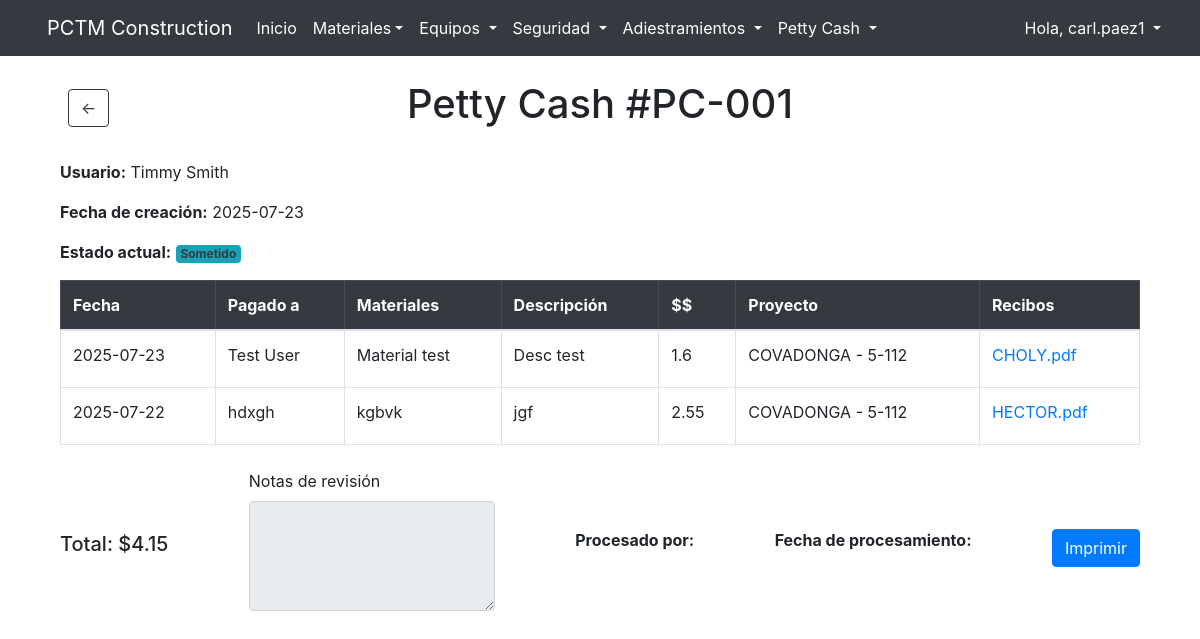
Screenshot of /pettycash/1/view (signed in) with the database file from the repository.
### website/models.py (models this page shows, shortened)
class User(db.Model, UserMixin):
    id = db.Column(db.Integer, primary_key=True)
    email = db.Column(db.String(150), unique = True)
    username = db.Column(db.String(10), unique = True)
    password = db.Column(db.String(150))
    first_name = db.Column(db.String(150))
    last_name = db.Column(db.String(150))
    group = db.Column(db.String(50), default='standard')

class PettyCash(db.Model):
    id = db.Column(db.Integer, primary_key=True)
    petty_num = db.Column(db.String(10), nullable=False, unique=True)
    date = db.Column(db.DateTime(timezone=True), default=func.now())
    user_id = db.Column(db.Integer, db.ForeignKey('user.id'))
    user = db.relationship('User', foreign_keys=[user_id], backref='petty_cash')
    total_amount = db.Column(db.Float, default=0.0)   # ✅ ADD THIS HERE
    status = db.Column(db.String(20), default='No Completado')  # ✅ Optional status field
    processed_date = db.Column(db.DateTime(timezone=True), nullable=True)
    processed_by_id = db.Column(db.Integer, db.ForeignKey('user.id'), nullable=True)
    processed_by = db.relationship('User', foreign_keys=[processed_by_id])
    review_notes = db.Column(db.Text, nullable=True)
    pettycashitems = db.relationship('PettyCashItems', backref='petty_cash', cascade="all, delete-orphan")

class PettyCashItems(db.Model):
    id = db.Column(db.Integer, primary_key=True)
    date = db.Column(db.DateTime(timezone=True))
    paid_to = db.Column(db.String(50), nullable=False)
    material = db.Column(db.String(500), nullable=False)
    description = db.Column(db.String(500), nullable=False)
    quantity = db.Column(db.Float)
    project_id = db.Column(db.Integer, db.ForeignKey('projects.id'), nullable=False)
    project = db.relationship('Projects', backref='petty_cash_items')
    pettycash_id = db.Column(db.Integer, db.ForeignKey('petty_cash.id'), nullable=False)

class Projects(db.Model):
    id = db.Column(db.Integer, primary_key=True)
    project= db.Column(db.String(100), nullable = False)
    jobnumber = db.Column(db.String(10))
    engineer = db.Column(db.String(150))
    email=db.Column(db.String(150))

class PettyCashItemsDocs(db.Model):
    id = db.Column(db.Integer, primary_key=True)
    filename = db.Column(db.String(500), nullable=False)
    filepath = db.Column(db.String(500), nullable=False)
    pettycashitem_id = db.Column(db.Integer, db.ForeignKey('petty_cash_items.id'), nullable=False)
    item = db.relationship("PettyCashItems", backref="docs")

### website/views.py (the view)
@views.route('/pettycash/<int:petty_id>/view', methods=['GET', 'POST'])
@login_required
def view_pettycash(petty_id):
    if current_user.group not in ['admin', 'manager']:
        flash("Acceso denegado", category='error')
        return redirect(url_for('views.home'))
    petty = PettyCash.query.get_or_404(petty_id)
    items = PettyCashItems.query.filter_by(pettycash_id=petty.id).all()
    all_projects = Projects.query.all()
    return render_template('view_pettycash.html', petty=petty, items=items, user=current_user, all_projects=all_projects)

### website/templates/view_pettycash.html (shortened to what this page needs)
{% extends "base.html" %}
{% block content %}
<div class="container mt-4">
    <div class="mb-4">
      <div class="position-relative" style="height: 56px;">
        <a href="#"
          onclick="history.go(-1)"
          class="btn btn-outline-dark position-absolute"
          style="top: 50%; left: 0; transform: translateY(-50%); margin-left: 8px;">
          &#8592;
        </a>
        <h1 class="mb-0 position-absolute w-100 text-center"
            style="pointer-events: none;" >
            Petty Cash #{{ petty.petty_num }}
        </h1>
      </div>
    </div>
  <p><strong>Usuario:</strong> {{ petty.user.first_name }} {{ petty.user.last_name }}</p>
  <p><strong>Fecha de creación:</strong> {{ petty.date.strftime('%Y-%m-%d') }}</p>
  <p><strong>Estado actual:</strong> <span class="badge bg-info text-dark">{{ petty.status }}</span></p>
  <form method="POST" enctype="multipart/form-data">
    <table class="table table-bordered mt-3">
      <thead class="table-dark">
        <tr>
          <th>Fecha</th>
          <th>Pagado a</th>
          <th>Materiales</th>
          <th>Descripción</th>
          <th>$$</th>
          <th>Proyecto</th>
          <th>Recibos</th>
        </tr>
      </thead>
      <tbody>
        {% for item in items %}
        <tr>
          <td>{{ item.date.strftime('%Y-%m-%d') }}</td>
          <td>{{ item.paid_to }}</td>
          <td>{{ item.material }}</td>
          <td>{{ item.description }}</td>
          <td>
            {{ item.quantity }}
          </td>
          <td>
            {% for project in all_projects %}
              {% if item.project_id == project.id %}
                {{ project.project }} - {{ project.jobnumber }}
              {% endif %}
            {% endfor %}
          </td>
          <td>
            {% for doc in item.docs %}
              <div class="uploaded-doc d-flex align-items-center mb-2">
                <a href="{{ url_for('static', filename='pettycash/' ~ doc.filename) }}" target="_blank" class="me-2">{{ doc.filename }}</a>
                </div>
            {% endfor %}
          </td>
        </tr>
        {% endfor %}
      </tbody>
    </table>
    <div class="d-flex justify-content-between align-items-center mt-4">
      <div>
        <h5>Total: ${{ '%.2f'|format(petty.total_amount) }}</h5>
      </div>
      <div class="form-group">
        <label for="review_notes">Notas de revisión</label>
        <textarea class="form-control" rows="4" disabled>{{ petty.review_notes or '' }}</textarea>
      </div>
    <p><strong>Procesado por:</strong> {{ petty.processed_by.first_name}} {{petty.processed_by.last_name if petty.processed_by else '' }}</p>
    <p><strong>Fecha de procesamiento:</strong> {{ petty.processed_date.strftime('%Y-%m-%d %H:%M') if petty.processed_date else '' }}</p>
      <div>
        <a href="{{ url_for('views.generate_petty_pdf', petty_id=petty.id) }}"
            target="_blank"
            class="btn btn-primary">
            Imprimir
        </a>
      </div>
    </div>
  </form>
</div>
<br />
{% endblock %}

### website/templates/base.html (shortened to what this page needs)
<!DOCTYPE html>
<html>
  <head>
    <link
      rel="stylesheet"
      href="https://stackpath.bootstrapcdn.com/bootstrap/4.4.1/css/bootstrap.min.css"
    />
    <link
      rel="stylesheet"
      href="https://stackpath.bootstrapcdn.com/font-awesome/4.7.0/css/font-awesome.min.css"
    />
    <link rel="stylesheet" href="https://cdn.jsdelivr.net/npm/bootstrap-icons@1.11.3/font/bootstrap-icons.min.css">
    <link rel="stylesheet" href="https://stackpath.bootstrapcdn.com/bootstrap/4.5.2/css/bootstrap.min.css">
  </head>
  <body>
    <nav class="navbar navbar-expand-lg navbar-dark bg-dark">
      <div class="container-fluid">
        <div class="d-flex align-items-center">
          <a class="navbar-brand me-2" href="#">PCTM Construction</a>
        </div>
        <div class="collapse navbar-collapse " id="navbar">
          <ul class="navbar-nav w-100 d-flex flex-column flex-lg-row">
            {% if user.is_authenticated %}
            <li class="nav-item">
              <a class="nav-link text-white" id="home" href="/">Inicio</a>
            </li>
            <li class="nav-item dropdown">
              <a class="nav-link dropdown-toggle text-white" id="navbarDropdown" href="#" role="button" data-toggle="dropdown" aria-haspopup="true" aria-expanded="false">Materiales</a>
            </li>
            <li class="nav-item dropdown">
              <a class="nav-link dropdown-toggle text-white" href="#" id="navbarDropdown" role="button" data-toggle="dropdown" aria-haspopup="true" aria-expanded="false">
                Equipos
              </a>
            </li>
            <li class="nav-item dropdown">
              <a class="nav-link dropdown-toggle text-white" href="#" id="navbarDropdown" role="button" data-toggle="dropdown" aria-haspopup="true" aria-expanded="false">
                Seguridad
              </a>
            </li>
              {% if current_user.group in ['admin','manager'] %}
                <li class="nav-item dropdown">
                  <a class="nav-link dropdown-toggle text-white" href="#" id="navbarDropdown" role="button" data-toggle="dropdown" aria-haspopup="true" aria-expanded="false">
                    Adiestramientos
                  </a>
                </li>
              {% endif %}
            <li class="nav-item dropdown">
              <a class="nav-link dropdown-toggle text-white" href="#" id="navbarDropdown" role="button" data-toggle="dropdown" aria-haspopup="true" aria-expanded="false">
                Petty Cash
              </a>
            </li>
            {% endif %}
          </ul>
          <ul class="navbar-nav ms-auto">
            {% if user.is_authenticated %}
            <li class="nav-item dropdown">
              <a class="nav-link dropdown-toggle text-white" href="#" id="navbarDropdown" role="button" data-toggle="dropdown" aria-haspopup="true" aria-expanded="false">
                Hola, {{ user.username }}
              </a>
            </li>
            {% endif %}
          </ul>
        </div>
      </div>
    </nav>
    <div class="container">{% block content %} {% endblock %}</div>
  </body>
</html>

### rows the page displays
User: username "carl.paez1"
PettyCash: petty_num "PC-001", date "2025-07-23", status "Sometido", total_amount "4.15"
User: user.first_name "Timmy", user.last_name "Smith"
PettyCashItems: date "2025-07-23", paid_to "Test User", material "Material test", description "Desc test", quantity "1.6"
Projects: project "COVADONGA", jobnumber "5-112"
PettyCashItemsDocs: filename "CHOLY.pdf"
PettyCashItems: date "2025-07-22", paid_to "hdxgh", material "kgbvk", description "jgf", quantity "2.55"
PettyCashItemsDocs: filename "HECTOR.pdf"
